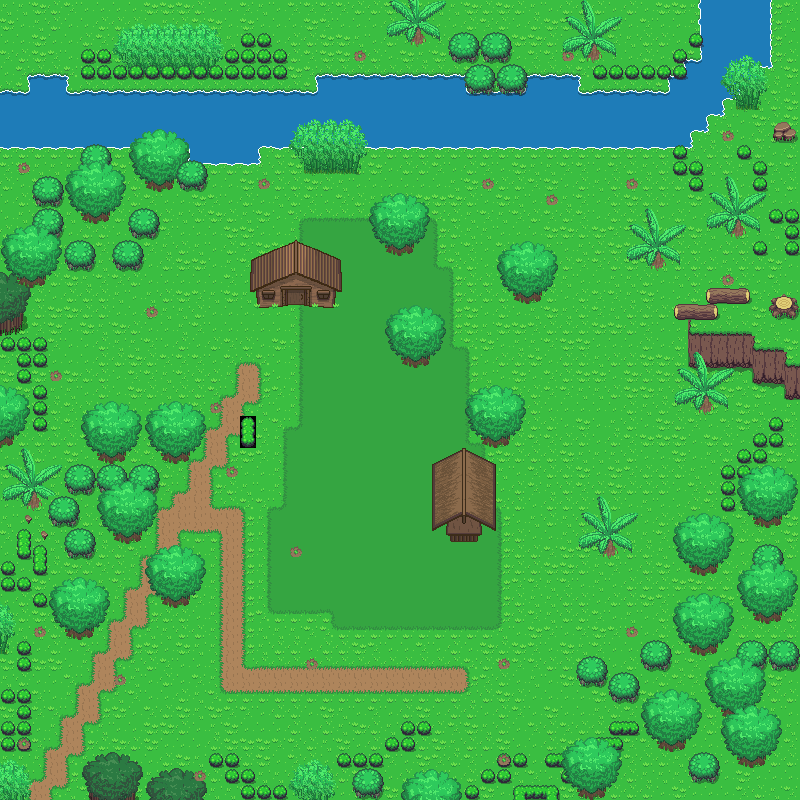

Below is a game level as drawn by its tile map, then a one-line description and the .tmx that defines it (tile-layer data replaced by summaries):
An orthogonal 50x50 tile map with 16x16 px tiles, 10 tile layers (Base, endblocks, Cliff, Objects 1, ...), 2 tilesets.

<map version="1.0.0" orientation="orthogonal" renderorder="left-down" width="50" height="50" tilewidth="16" tileheight="16" nextobjectid="1">
 <tileset firstgid="1" source="../Tileset/Overworld.tsx" />
 <tileset firstgid="1729" source="../Tileset/Building.tsx" />
 <layer name="Base" width="50" height="50">
  <data>[2500 cells, 2500 non-empty, 47 distinct tile ids]</data>
 </layer>
 <layer name="endblocks" width="50" height="50">
  <data>[2500 cells, 160 non-empty, 60 distinct tile ids]</data>
 </layer>
 <layer name="Cliff" width="50" height="50">
  <data>[2500 cells, 27 non-empty, 8 distinct tile ids]</data>
 </layer>
 <layer name="Objects 1" width="50" height="50">
  <data>[2500 cells, 0 non-empty, 0 distinct tile ids]</data>
 </layer>
 <layer name="Plants 1" width="50" height="50">
  <data>[2500 cells, 212 non-empty, 15 distinct tile ids]</data>
 </layer>
 <layer name="Buildings 1" width="50" height="50">
  <data>[2500 cells, 48 non-empty, 48 distinct tile ids]</data>
 </layer>
 <layer name="Buildings 2" width="50" height="50">
  <data>[2500 cells, 0 non-empty, 0 distinct tile ids]</data>
 </layer>
 <layer name="Objects 2" width="50" height="50">
  <data>[2500 cells, 0 non-empty, 0 distinct tile ids]</data>
 </layer>
 <layer name="Plants 2" width="50" height="50">
  <data>[2500 cells, 148 non-empty, 9 distinct tile ids]</data>
 </layer>
 <layer name="Above Player" width="50" height="50">
  <properties>
   <property name="unity:sortingLayerName" value="AbovePlayer" />
  </properties>
  <data>[2500 cells, 279 non-empty, 35 distinct tile ids]</data>
 </layer>
</map>
